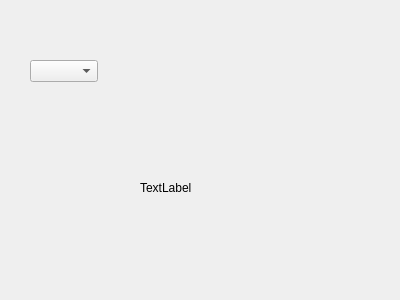
<?xml version="1.0" encoding="UTF-8"?>
<ui version="4.0">
 <class>Form</class>
 <widget class="QWidget" name="Form">
  <property name="geometry">
   <rect>
    <x>0</x>
    <y>0</y>
    <width>400</width>
    <height>300</height>
   </rect>
  </property>
  <property name="windowTitle">
   <string>Form</string>
  </property>
  <widget class="QComboBox" name="comboBox">
   <property name="geometry">
    <rect>
     <x>30</x>
     <y>60</y>
     <width>68</width>
     <height>22</height>
    </rect>
   </property>
  </widget>
  <widget class="QLabel" name="label">
   <property name="geometry">
    <rect>
     <x>140</x>
     <y>180</y>
     <width>54</width>
     <height>16</height>
    </rect>
   </property>
   <property name="sizePolicy">
    <sizepolicy hsizetype="Fixed" vsizetype="Fixed">
     <horstretch>0</horstretch>
     <verstretch>0</verstretch>
    </sizepolicy>
   </property>
   <property name="contextMenuPolicy">
    <enum>Qt::ContextMenuPolicy::DefaultContextMenu</enum>
   </property>
   <property name="text">
    <string>TextLabel</string>
   </property>
  </widget>
 </widget>
 <resources/>
 <connections/>
</ui>
